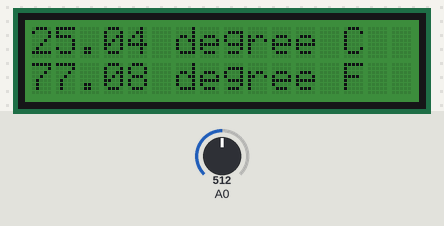
Recording of a sketch running on a simulated Arduino Uno, built with avr-gcc and run on an emulated ATmega328P. Shown: 16×2 character LCD. Inputs (shaded band) come from the test bench; at power-on: A0 = 512.

Above: at 2.2 s.
2.3 s: A0 set to 716
At 3.5 s:
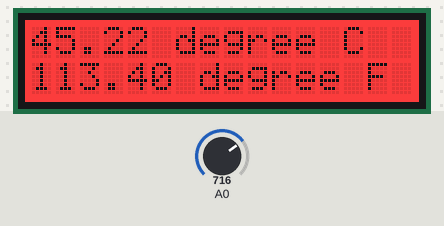
4.6 s: A0 set to 664
At 6.0 s:
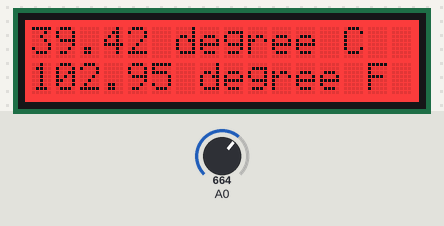
6.7 s: A0 set to 639
At 8.4 s:
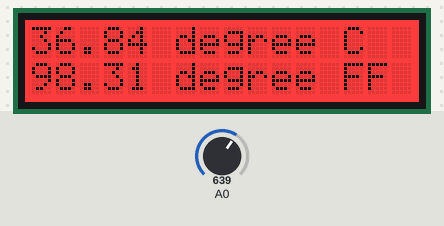
8.7 s: A0 set to 511
At 9.7 s:
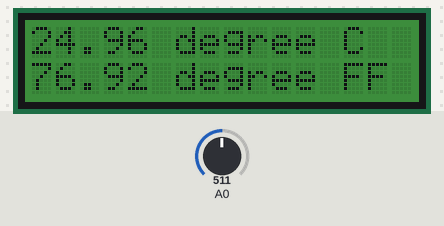
10.8 s: A0 set to 306
At 12.1 s:
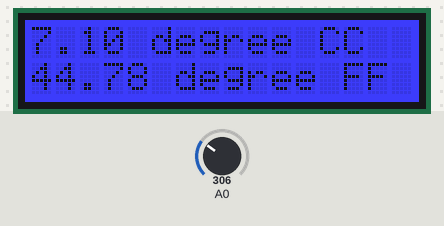
12.8 s: A0 set to 250
At 14.4 s:
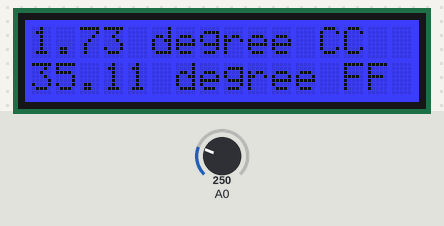
14.9 s: A0 set to 221
Timing chart, 0 to 17.9 s (numbered marks = the images above; inputs shaded):
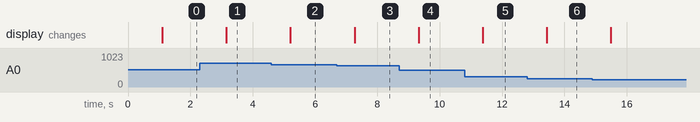

The sketch:

temperature_monitor.ino
```cpp
#include <Wire.h>
#include "rgb_lcd.h"

rgb_lcd lcd;

// Normal Green Backlight
const int colorR_normal = 0;
const int colorG_normal = 109;
const int colorB_normal = 0;

// Hot Red Backlight
const int colorR_hot = 255;
const int colorG_hot = 0;
const int colorB_hot = 0;

// Cool Blue Backlight
const int colorR_cool = 0;
const int colorG_cool = 0;
const int colorB_cool = 255;

int a;
float temperature, temperatureF;
int B=3975;                  //B value of the thermistor
float resistance;
int temperature_status = 0;
const int hot_flag = 0B01;
const int cool_flag = 0B10;

void setup()
{
    // set up the LCD's number of columns and rows:
    lcd.begin(16, 2);

    // Set the normal backlight color
    lcd.setRGB(colorR_normal, colorG_normal, colorB_normal);

    // Waits for a second
    delay(1000);
}

void loop()
{
    // set the cursor to column 0, line 0
    lcd.setCursor(0, 0);

    // print the temperature in celsius on 1st line
    a=analogRead(0);
    resistance=(float)(1023-a)*10000/a; //get the resistance of the sensor;
    temperature=1/(log(resistance/10000)/B+1/298.15)-273.15;//convert to temperature via datasheet&nbsp;;
    lcd.print(temperature); lcd.print(" degree C");

    // now convert the temperature to Fahrenheit and show on 2nd line
    lcd.setCursor(0, 1);
    temperatureF = (temperature * 9.0 / 5.0) + 32.0;
    lcd.print(temperatureF); lcd.print(" degree F");


    // Set the upper threshold to be 80 degree Fahrenheit
    if (temperatureF > 80 && (temperature_status == 0))
    {
      // action: set lcd color to red
      lcd.setRGB(colorR_hot, colorG_hot, colorB_hot);
      temperature_status |= hot_flag;
    }
    else if(temperatureF < 65 && (temperature_status == 0))
    {
      // action: set lcd color to blue
      lcd.setRGB(colorR_cool, colorG_cool, colorB_cool);
      temperature_status |= cool_flag;
    }
    else if((temperature_status != 0) && temperatureF <= 80 && temperatureF >=65)
    {
      // action: set lcd color back to normal
      lcd.setRGB(colorR_normal, colorG_normal, colorB_normal);
      //reset the status
      temperature_status = 0;
    }

    //waits for a second before updating temperature again
    delay(1000);


}

/*********************************************************************************************************
  END FILE
*********************************************************************************************************/
```

Measured:
- the behaviour switches between 649 and 648 on A0 (found by bisection; images 2 and 3)
- after the input at 2.3 s, the display: changes after 0.85 s (image 1)
- after the input at 4.6 s, the display: changes after 0.61 s (image 2)
- after the input at 6.7 s, the display: changes after 0.57 s (image 3)
- after the input at 8.7 s, the display: changes after 0.62 s (image 4)
- after the input at 10.8 s, the display: changes after 0.58 s (image 5)
- after the input at 12.8 s, the display: changes after 0.63 s (image 6)
